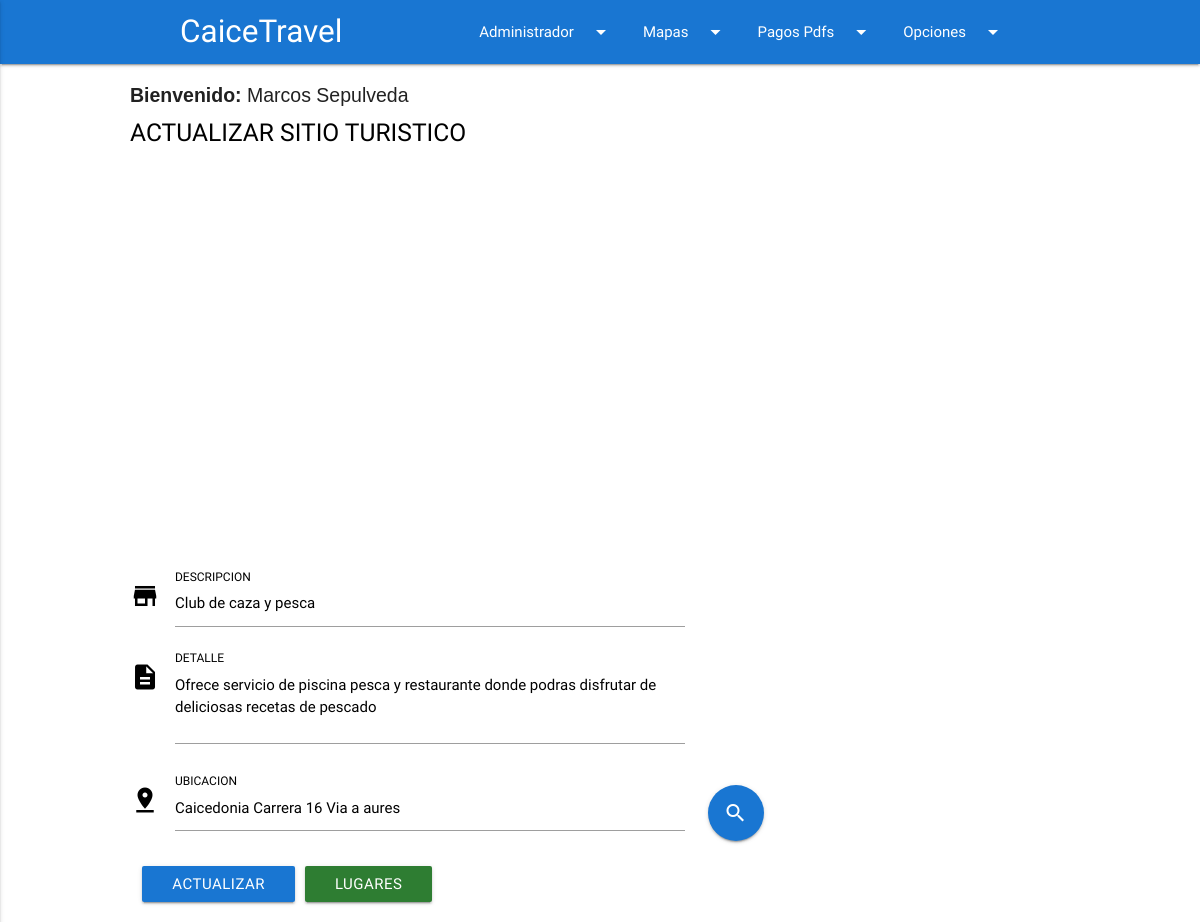
The page /actualizarLugar.php?codigoS=01&tipoS=Lugar (signed in) on the database its author committed.
### tables this page shows
CREATE TABLE IF NOT EXISTS `usuarios` (
  `idUsuarios` int(11) NOT NULL AUTO_INCREMENT,
  `nombre` varchar(45) NOT NULL,
  `email` varchar(45) NOT NULL,
  `estado` int(5) NOT NULL,
  `password` varchar(255) NOT NULL,
  `joining_date` timestamp NOT NULL DEFAULT CURRENT_TIMESTAMP,
  PRIMARY KEY (`idUsuarios`)
);

CREATE TABLE IF NOT EXISTS `lugar` (
  `codigo` varchar(4) NOT NULL,
  `descripcion` varchar(30) NOT NULL,
  `detalle` varchar(300) NOT NULL,
  `ubicacion` varchar(45) NOT NULL,
  `imagen` longblob NOT NULL,
  `latitud` double NOT NULL,
  `longitud` double NOT NULL,
  `tipo` varchar(30) NOT NULL,
  PRIMARY KEY (`codigo`)
);

### class.administrador.php (called while the page is built, shortened)
 <?php
class Administrador
{
	private $conn;
	public function __construct()
	{
		$basededatos = new Conexion();
		$bd = $basededatos->conexionBD();
		$this->conn = $bd;
	}
	public function runQuery($sql)
	{
		$stmt = $this->conn->prepare($sql);
		return $stmt;
	}
}
?>

### actualizarLugar.php (the view, shortened to what this page needs)
<?php
require_once('class.administrador.php');
$administrador = new Administrador();
$codigo=$_GET['codigoS'];
$sql="select * from lugar where codigo='$codigo'";
$stmt = $administrador->runQuery($sql);
$stmt->execute();
$fila=$stmt->fetch(PDO::FETCH_ASSOC);
$user_id = $_SESSION['user_session'];
$stmt = $administrador->runQuery("SELECT * FROM usuarios WHERE idUsuarios=:user_id");
$stmt->execute(array(":user_id"=>$user_id));
$userRow=$stmt->fetch(PDO::FETCH_ASSOC);
?>
<!DOCTYPE html>
<html lang="es">
<head>
  	<link type="text/css" rel="stylesheet" href="css/materialize.min.css"  media="screen,projection"/>
</head>
<body onload="mapa.initMap()">
<div class="row">
	<?php
		require_once('NavBarAdmin.php');
	?>
	<form class="col s12 m12 l12" name="enviar" method="POST" enctype="multipart/form-data">
		<div class="col">
			<div style="margin-top: 0rem;" class="input-field col s12 m8 l6 offset-l1 offset-m1">
				<p class="titulo"><b>Bienvenido: </b><?php echo $userRow['nombre']; ?></p>
				<article>
					<h5 class="color">ACTUALIZAR SITIO TURISTICO</h5>
				</article>
			</div>
			<div id="mapa" style="height:410px; margin-top: 0rem;" class="input-field col s12 m8 l10 offset-l1 offset-m1"></div>
		    <div class="input-field col s12 m8 l6 offset-l1 offset-m1">
				<i class="material-icons prefix">store</i>
				<input maxLength="30" type="text" pattern="-?[A-Za-záéíóúÁÉÍÓÚÑñ #-]*" id="descripcionn" name="descripcionn1" placeholder=" Ingrese el nombre del sitio turistico" class="color" value="<?php echo $fila['descripcion']; ?>" required>
				<label class="color" for="descripcionn1">DESCRIPCION</label>
			</div>
			<div class="input-field col s12 m8 l6 offset-l1 offset-m1">
				<i class="material-icons prefix">description</i>
				<textarea maxLength="300" id="detalle1" name="detallee1" rows=5 cols=40 class="materialize-textarea" placeholder=" Ingrese el detalle de los servicios que ofrece el sitio turistico" required><?php echo $fila['detalle']; ?></textarea>
				<label class="color" for="detallee1">DETALLE</label>
			</div>
			<div class="input-field col s10 m8 l6 offset-l1 offset-m1">
				<i class="material-icons prefix">pin_drop</i>
				<input maxLength="45" type="text" pattern="-?[A-Za-záéíóúÁÉÍÓÚÑñ 0-9 #-]*" id="search" name="ubicacionn1" class="color" placeholder=" Ingrese la direccion" value="<?php echo $fila['ubicacion']; ?>" required>
				<label class="color" for="ubicacionn1">UBICACION</label>
            </div>
            <div class="input-field col s2 m2 l1">
              <a class="btn-floating btn-large waves-effect waves-light blue darken-2" onClick="mapa.getCoords()" style='width:56px; height:56px' title="Obtener Coordenadas a partir de una direccion"><i class="material-icons left" style="color:white;">search</i></a>
            </div>
		</div>
		<div class="col">
			<div class="input-field col s6 m3 l3 offset-l4 offset-m2">
				<button class="btn #1976d2 blue darken-2" type="submit" name="btnGrabar">ACTUALIZAR</button>
			</div>
			<div class="input-field col s6 m1 l1 offset-l3 offset-m3">
			 	<a class="waves-effect waves-light btn green darken-3" href="listaLugar.php">LUGARES</a>
			</div>
		</div>
	</form>
</div>
</body>
</html>

### actualizarLugar.php (style rules this page uses)
input, input::-webkit-input-placeholder { color:#798081; }
textarea, textarea::-webkit-input-placeholder { color:#798081; }
input.color, input.file-path, textarea.materialize-textarea { color:black; }
label.color, h5.color { color:black; }
i.material-icons { color:black; }
p.titulo { font: 1.3em Arial, Helvetica, sans-serif; }

### rows shown on the page
usuarios: nombre "Marcos Sepulveda"
lugar: descripcionn1 "Club de caza y pesca", detallee1 "Ofrece servicio de piscina pesca y restaurante donde podras disfrutar de deliciosas recetas de pescado", ubicacionn1 "Caicedonia Carrera 16 Via a aures"
